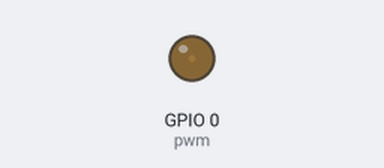
Simulated run of this program. Board: Raspberry Pi (BCM pin numbers). Shown: output pins drawn as LEDs (lit = HIGH).

Above: at 0.05 s.
At 0.7 s:
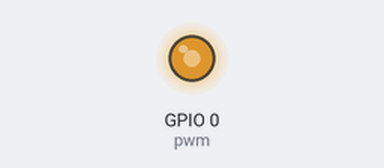
At 1.4 s:
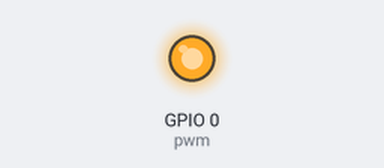
At 2.75 s:
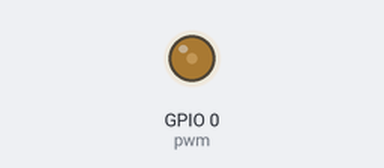
Timing chart, 0 to 7.0 s (numbered marks = the images above):
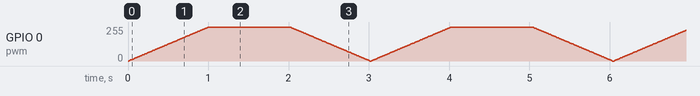

The program:

led-breathing.py
```python
#!/usr/bin/env python
# -*- coding: utf-8 -*-

import RPi.GPIO as GPIO
import time

GPIO.setmode(GPIO.BCM)
GPIO.setup(0, GPIO.OUT)

pwm = GPIO.PWM(0, 50)
pwm.start(0)
pause_time = 0.01

try:
    while True:
        for i in range(0, 101, 1):
            pwm.ChangeDutyCycle(i)
            time.sleep(pause_time)
        time.sleep(1)
        for i in range(100, -1, -1):
            pwm.ChangeDutyCycle(i)
            time.sleep(pause_time)
except KeyboardInterrupt:
    pwm.stop()
    GPIO.cleanup()

GPIO.cleanup()
```
